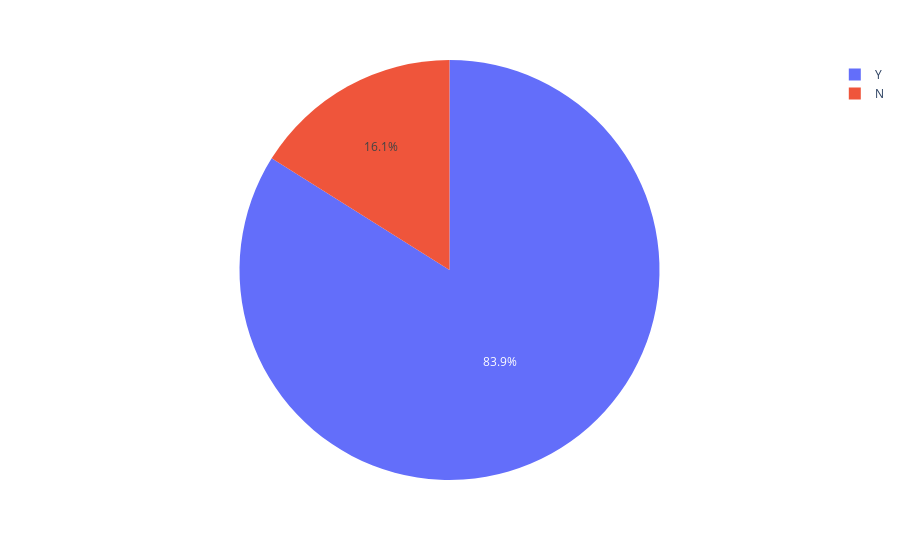

Here is the notebook cell this chart was saved with:
### Code cell
ex.pie(customer_data,names='Loan_Status')

### Figure 1 — Plotly figure (JSON) as saved in the notebook; plotly's stock layout.template omitted (floating-point values rounded to 4 significant figures; data arrays with more than 128 entries replaced by an {"elided": "..."} marker saying what was removed)
{"data": [{"domain": {"x": [0, 1], "y": [0, 1]}, "hovertemplate": "Loan_Status=%{label}<extra></extra>", "labels": {"elided": "367 str values"}, "legendgroup": "", "name": "", "showlegend": true, "type": "pie"}], "layout": {"legend": {"tracegroupgap": 0}, "margin": {"t": 60}}}
